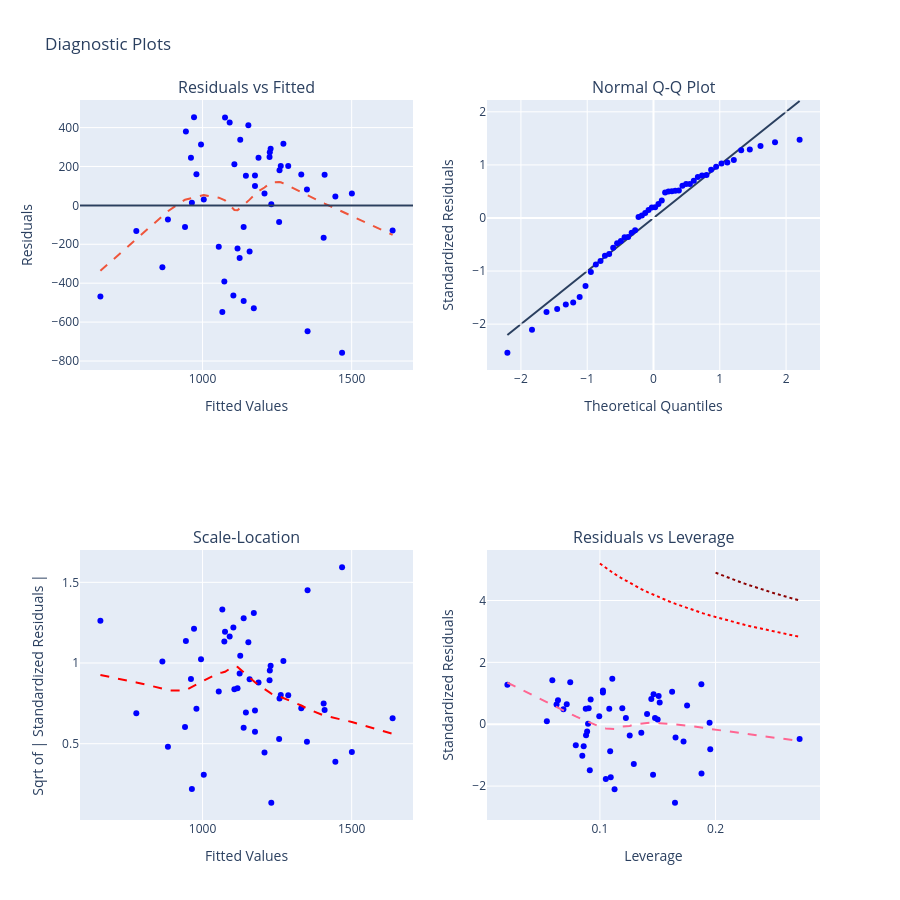

The notebook cell saved with this chart:
### Code cell
#@title Diagnostic Plots
fig = make_subplots(rows=2, cols=2, subplot_titles=("Residuals vs Fitted", "Normal Q-Q Plot", "Scale-Location", "Residuals vs Leverage"))
fig.add_trace(go.Scatter(x=model_fitted_y, y=model_residuals, mode="markers",text=X.index.get_level_values(0),name="run_id",marker=dict(color='blue')),row=1,col=1)
fig.add_trace(go.Scatter(x=model_residuals_trendline[:,0], y=model_residuals_trendline[:,1], mode="lines",line=dict(dash='dash'),name='trendline'),row=1,col=1)
fig.add_hline(y=0,row=1,col=1)
fig.update_xaxes(title_text="Fitted Values", row=1, col=1)
fig.update_yaxes(title_text="Residuals", row=1, col=1)
fig.add_trace(go.Scatter(x=model_norm_qq[0][0], y=model_norm_qq[0][1],mode='markers',marker=dict(color='blue'),name='norm_resid'),row=1,col=2)
fig.add_shape(type='line',x0=min(model_norm_qq[0][0]),y0=min(model_norm_qq[0][0]),x1=max(model_norm_qq[0][0]),y1=max(model_norm_qq[0][0]),layer='below',row=1,col=2)
fig.update_xaxes(title_text="Theoretical Quantiles", row=1, col=2)
fig.update_yaxes(title_text="Standardized Residuals", row=1, col=2)
fig.add_trace(go.Scatter(x=model_fitted_y, y=model_norm_residuals_abs_sqrt, mode="markers",text=X.index.get_level_values(0),name="run_id",marker=dict(color='blue')),row=2,col=1)
fig.add_trace(go.Scatter(x=model_norm_residuals_abs_sqrt_trendline[:,0], y=model_norm_residuals_abs_sqrt_trendline[:,1], mode="lines",line=dict(dash='dash',color='red'),name='trendline'),row=2,col=1)
fig.update_xaxes(title_text="Fitted Values", row=2, col=1)
fig.update_yaxes(title_text="Sqrt of | Standardized Residuals |", row=2, col=1)
fig.add_trace(go.Scatter(x=model_leverage, y=model_norm_residuals, mode="markers",text=X.index.get_level_values(0),name="run_id",marker=dict(color='blue')),row=2,col=2)
fig.add_trace(go.Scatter(x=model_leverage_trendline[:,0], y=model_leverage_trendline[:,1], mode="lines",line=dict(dash='dash'),name='trendline'),row=2,col=2)
xgrid=np.linspace(0.1,max(model_leverage),30)
fig.add_trace(go.Scatter(x=xgrid, y=np.sqrt((0.5 * len(ols_model.params) * (1 - xgrid)) / xgrid), mode="lines",line=dict(dash='dot',color='red'),name='Cooks dist 0.5'),row=2,col=2)
xgrid=np.linspace(0.2,max(model_leverage),30)
fig.add_trace(go.Scatter(x=xgrid, y=np.sqrt((1 * len(ols_model.params) * (1 - xgrid)) / xgrid), mode="lines",line=dict(dash='dot',color='darkred'),name='Cooks dist 1'),row=2,col=2)
fig.update_xaxes(title_text="Leverage", row=2, col=2)
fig.update_yaxes(title_text="Standardized Residuals", row=2, col=2)

fig.update_layout(height=900,showlegend=False,title="Diagnostic Plots")
fig.show()
